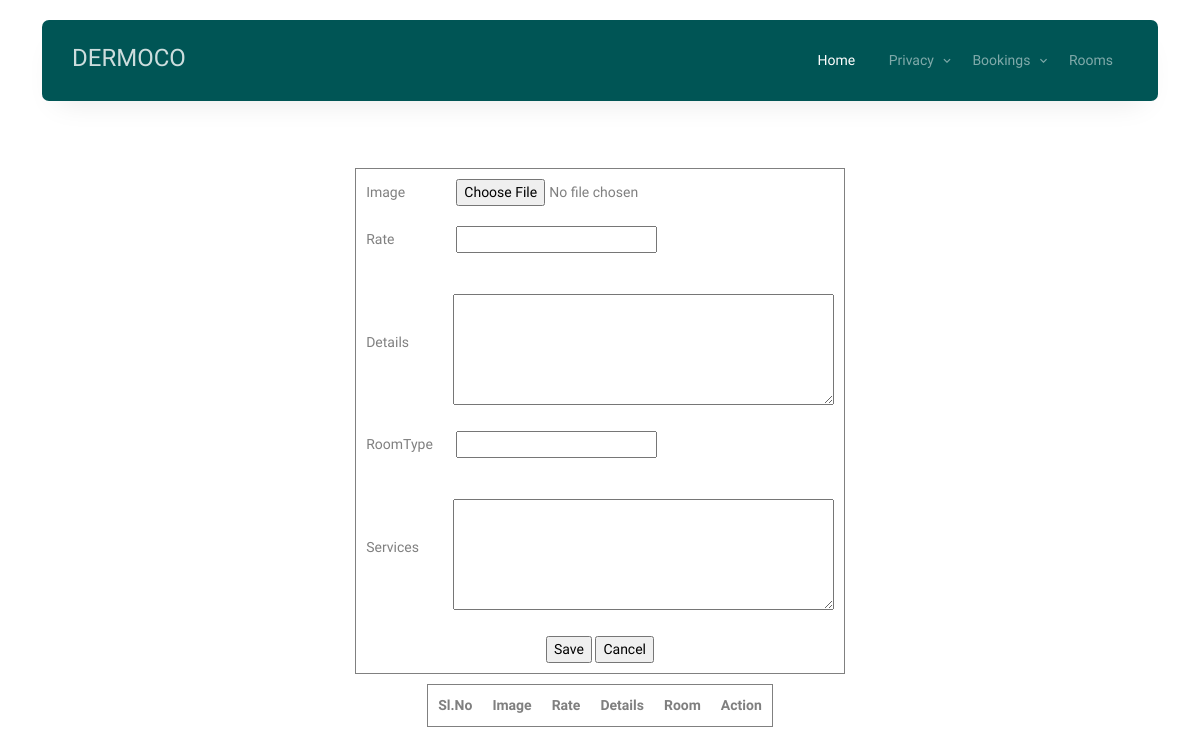
The app's page /Project/Branch/Room.php (signed in), older data.
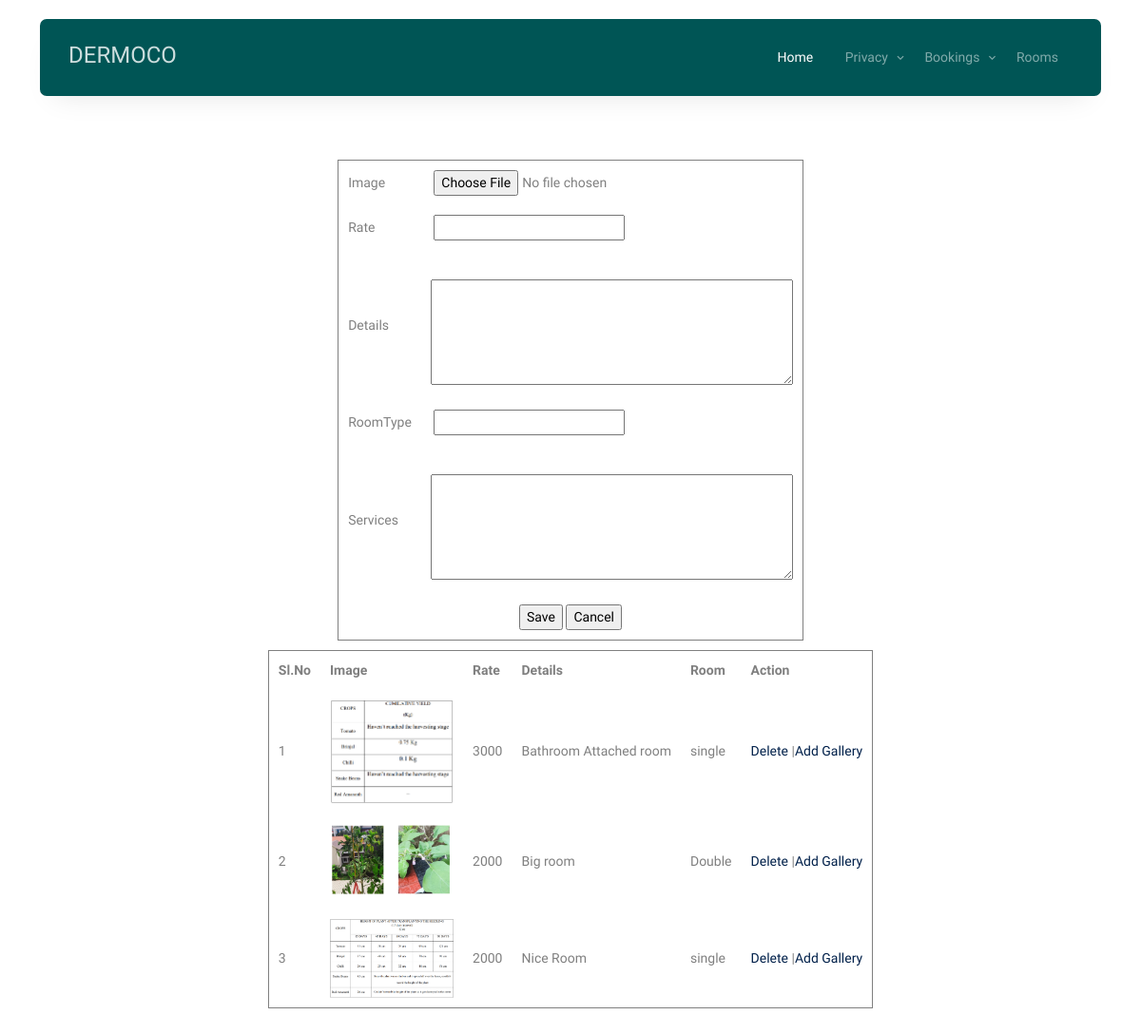
The same page, newer data.
### tables this page shows
CREATE TABLE `tbl_roomdetails` (
  `room_id` int(11) NOT NULL auto_increment,
  `room_details` varchar(500) NOT NULL,
  `room_image` varchar(500) NOT NULL,
  `room_rate` varchar(100) NOT NULL,
  `room_type` varchar(100) NOT NULL,
  `room_service` varchar(500) NOT NULL,
  `branch_id` int(11) NOT NULL,
  PRIMARY KEY  (`room_id`)
);

### Project/Branch/Room.php (the view, shortened to what this page needs)
<?php
include("Head.php");
?>
<br><br><br><br><br><br><br><br>
<!DOCTYPE html PUBLIC "-//W3C//DTD XHTML 1.0 Transitional//EN" "http://www.w3.org/TR/xhtml1/DTD/xhtml1-transitional.dtd">
<html xmlns="http://www.w3.org/1999/xhtml">
<head>
</head>
<body>
<form action="" method="post" enctype="multipart/form-data" name="form1" id="form1">
  <table width="200" border="1" align="center" cellpadding="10px">
    <tr>
      <td>Image</td>
      <td><label for="image"></label>
      <input type="file" name="image" id="image" required="required" /></td>
    </tr>
    <tr>
      <td>Rate</td>
      <td><label for="rate"></label>
      <input type="text" name="rate" id="rate" autocomplete="off" required="required" /></td>
    </tr>
    <tr>
      <td>Details</td>
      <td><label for="details"></label>
      <textarea name="details" id="details" cols="45" rows="5"></textarea></td>
    </tr>
    <tr>
      <td>RoomType</td>
      <td><label for="type"></label>
      <input type="text" name="type" id="type" autocomplete="off" required="required" /></td>
    </tr>
    <tr>
      <td>Services</td>
      <td><label for="service"></label>
      <textarea name="service" id="service" cols="45" rows="5"></textarea></td>
    </tr>
    <tr>
      <td colspan="2"><div align="center">
        <input type="submit" name="save" id="save" value="Save" />
        <input type="reset" name="cancel" id="cancel" value="Cancel" />
      </div></td>
    </tr>
  </table>
  <table  border="1" align="center" cellpadding="10" style="margin-top:10px">
    <tr>
      <th>Sl.No</th>
      <th>Image</th>
      <th>Rate</th>
      <th>Details</th>
      <th>Room</th>
      <th>Action</th>
    </tr>
    <?php
   $i=0;
   $selqry="select * from tbl_roomdetails where branch_id='".$_SESSION["bid"]."'";
   $data=mysql_query($selqry);
   while($row=mysql_fetch_array($data))
   {
	   $i++;
	?>
    <tr>
    <td><?php echo $i?></td>
     <td><img src="../Assets/Files/UserDocs/<?php echo $row["room_image"]?>" width="130" alt=""></td>
     <td><?php echo $row["room_rate"]?></td>
     <td><?php echo $row["room_details"]?></td>
      <td><?php echo $row["room_type"]?></td>
     <td><a href="Room.php?did=<?php echo $row["room_id"]?>">Delete</a> |<a href="Gallery.php?did=<?php echo $row["room_id"]?>">Add Gallery</a></td>
    </tr>
    <?php
   }
   ?>
  </table>
</form>
</body>
<br><br><br><br><br><br><br><br>
</html>

### Project/Branch/Head.php (shortened to what this page needs)
	<!DOCTYPE html>
<html lang="en">
  <head>
    <link rel="stylesheet" href="../Assets/Templates/Main/fonts/icomoon/style.css" />
    <link rel="stylesheet" href="../Assets/Templates/Main/fonts/flaticon/font/flaticon.css" />
    <link rel="stylesheet" href="../Assets/Templates/Main/css/tiny-slider.css" />
    <link rel="stylesheet" href="../Assets/Templates/Main/css/aos.css" />
    <link rel="stylesheet" href="../Assets/Templates/Main/css/style.css" />
  </head>
  <body>
    <nav class="site-nav">
      <div class="container">
        <div class="menu-bg-wrap">
          <div class="site-navigation">
            <a href="Home.php" class="logo m-0 float-start">DERMOCO</a>
            <ul
              class="js-clone-nav d-none d-lg-inline-block text-start site-menu float-end"
            >
              <li class="active"><a href="Home.php">Home</a></li>
              <li class="has-children">
                <a href="properties.html">Privacy</a>
              </li>
              <li class="has-children">
                <a >Bookings</a>
              </li>
              <li><a href="Room.php">Rooms</a></li>
            </ul>
          </div>
        </div>
      </div>
    </nav>

Row changes from the older to the newer data that the page shows:
added tbl_roomdetails: room_image (picture), room_rate "3000", room_details "Bathroom Attached room", room_type "single"
added tbl_roomdetails: room_image (picture), room_rate "2000", room_details "Big room", room_type "Double"
added tbl_roomdetails: room_image (picture), room_rate "2000", room_details "Nice Room", room_type "single"
